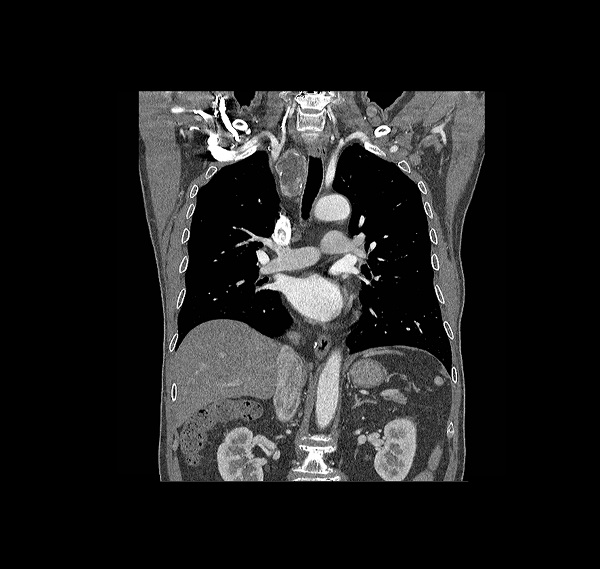
#> input picture Day3/Code/lungs.jpg, 600 x 569 px, found by its file name
$ python Assignment_part3.py
#> lines starting #> are read from the running program, lines starting #| are printed output that depends on the picture
# -*- coding: utf-8 -*-
"""
Created on Wed Jan 20 17:24:01 2021

Authors: Rosie Smart and Ruth Keane
Date: 20/01/2021
Title: Image processing in Python Part 2
"""
import matplotlib.pyplot as plt
import numpy as np
import skimage.io
from skimage.io import imread
from scipy.ndimage import rotate
from scipy.ndimage import interpolation

# [63 lines left out: functions shiftRotateImage, eventHandler, not called in this run]

def main():
    """
    Makes plots for Lung1 and Lung 3, allowing user to register them using keystrokes
    Outputs changes made once image is closed
    """
    #make Lungs 3, floating2 and fig2 global so they can be accessed within shiftImageRotate
    #make movement_storage global so it can be accessed in eventHandler
    global Lungs3
    global floating2
    global fig2
    global movement_storage
    # Read data
    Lungs1 = imread("Lungs.jpg", as_gray = True)
#> Lungs1 is the input picture: shape (569, 600) float64; min 0, max 1, mean 0.122
    Lungs3 = imread("Lungs3.jpg", as_gray = True)
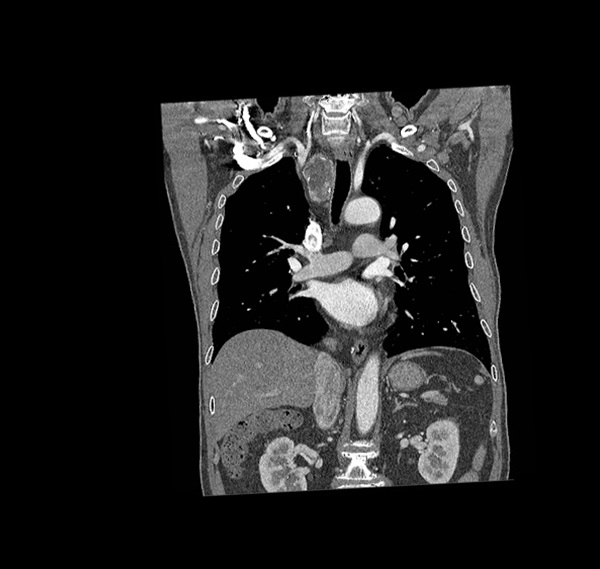
#> input picture Day3/Code/lungs3.jpg, 600 x 569 px, found by its file name
#> Lungs3 is the input picture: shape (569, 600) float64; min 0, max 1, mean 0.125


    #Create figure space and add subplots for shift and rotation plot
    fig2 = plt.figure()
    ax1b = fig2.add_subplot(111)
    ax2b = fig2.add_subplot(111)
    # Colour images using cmap so as to view more easily on screen
    # Use alpha = 0.5 to make second image transparent
    ax1b.imshow(Lungs1, cmap = "Greys_r")
    floating2 = ax2b.imshow(Lungs3, alpha = 0.5, cmap = "Reds")
    #link key pressing to eventHandler function
    fig2.canvas.mpl_connect('key_press_event', eventHandler)
    #initialise movement_storage as dictionary
    movement_storage={"x":0,"y":0,"rotation":0}
    # Display images
    plt.show()
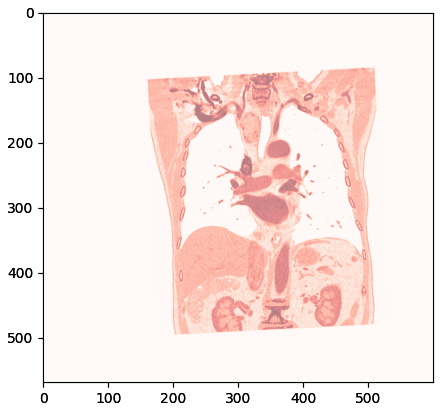
#> figure drawn by matplotlib, 2 panels
    plt.close()
    #output movement_storage dictionary when changes have been made
    print(movement_storage)
if __name__ == "__main__":
# To allow main function to run
    main()
